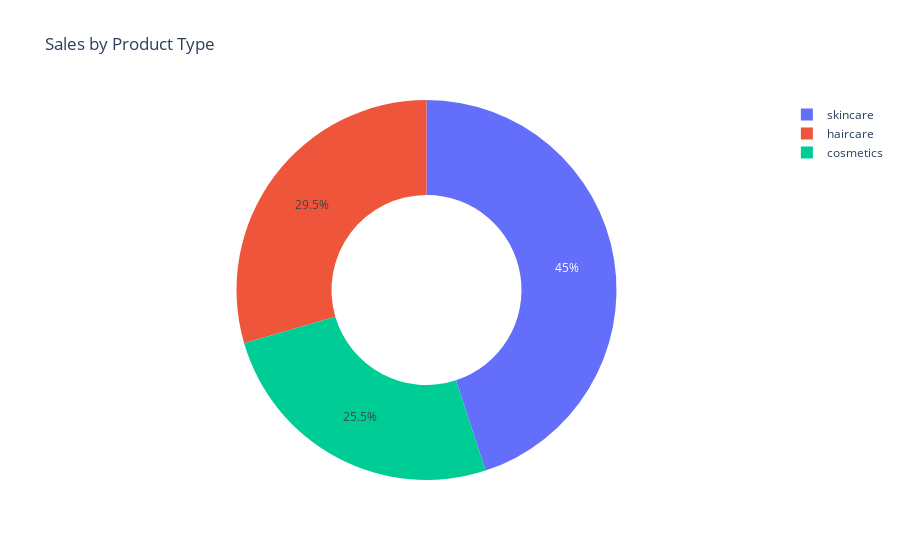

Notebook cell for this chart:
### Code cell
pie_chart = px.pie(sales_data, values='Number of products sold', names='Product type', 
                   title='Sales by Product Type', 
                   hover_data=['Number of products sold'],hole=0.5)
pie_chart.show()

### Figure 1 — Plotly figure (JSON) as saved in the notebook; plotly's stock layout.template omitted (floating-point values rounded to 4 significant figures)
{"data": [{"customdata": [[11757], [13611], [20731]], "domain": {"x": [0, 1], "y": [0, 1]}, "hole": 0.5, "hovertemplate": "Product type=%{label}<br>Number of products sold=%{customdata[0]}<extra></extra>", "labels": ["cosmetics", "haircare", "skincare"], "legendgroup": "", "name": "", "showlegend": true, "type": "pie", "values": [11757, 13611, 20731]}], "layout": {"legend": {"tracegroupgap": 0}, "title": {"text": "Sales by Product Type"}}}
